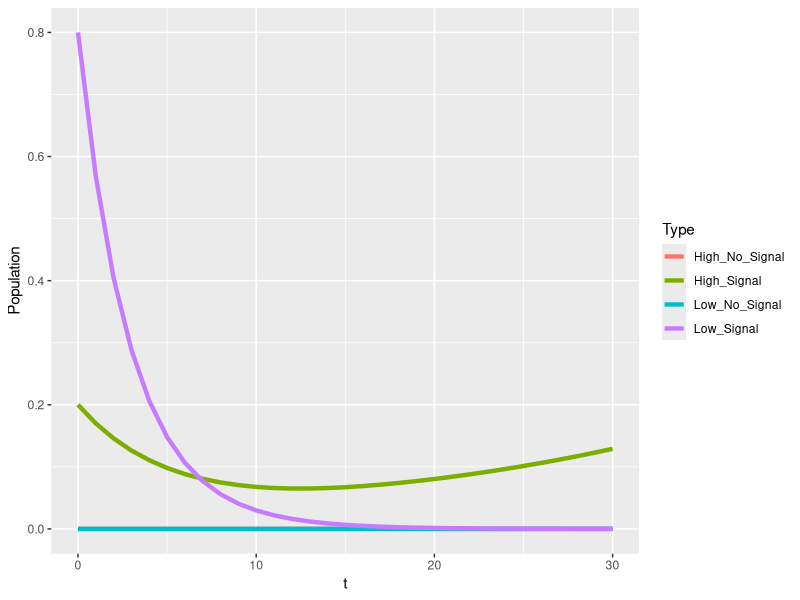
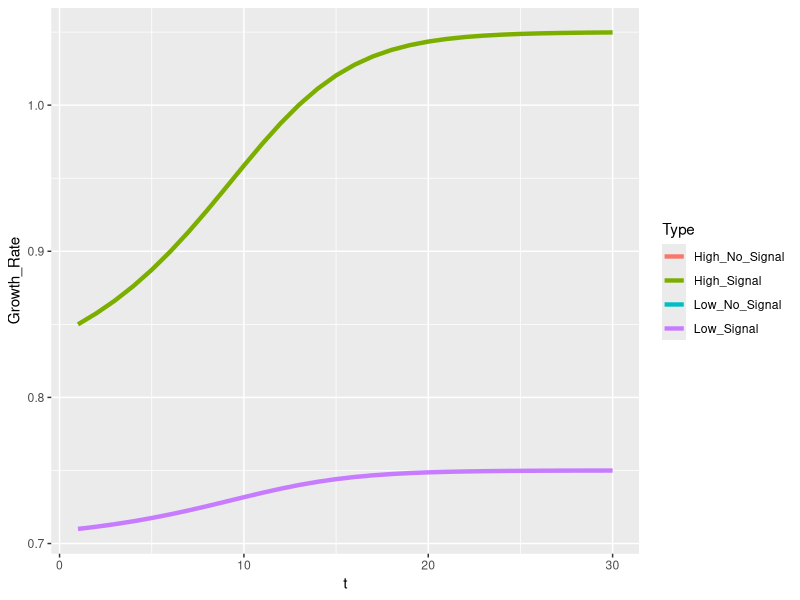
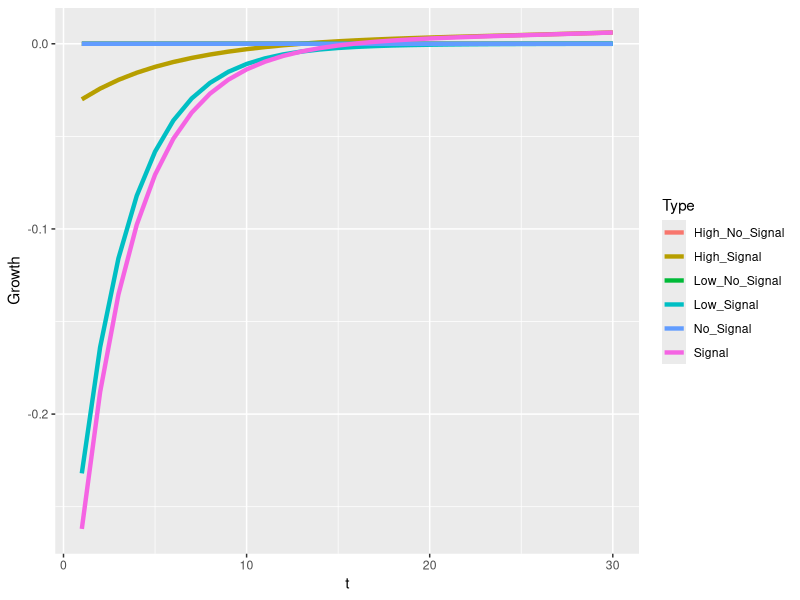
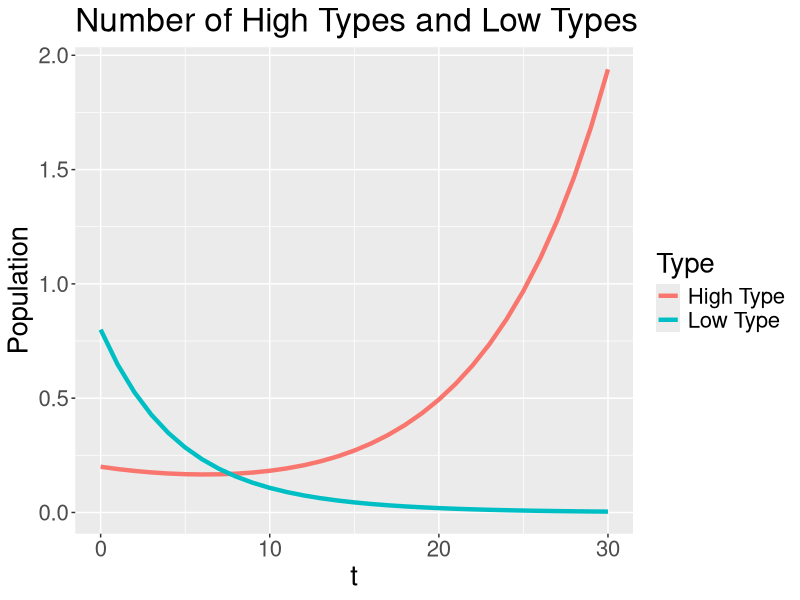
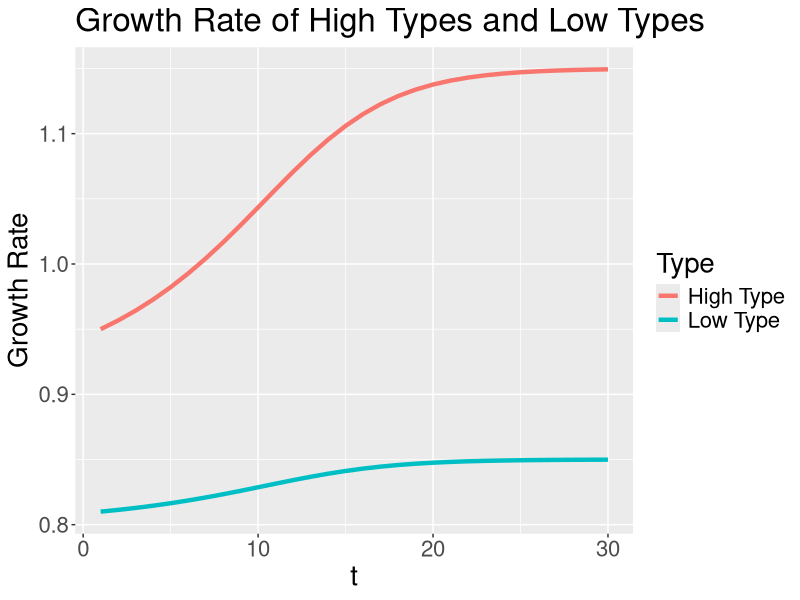
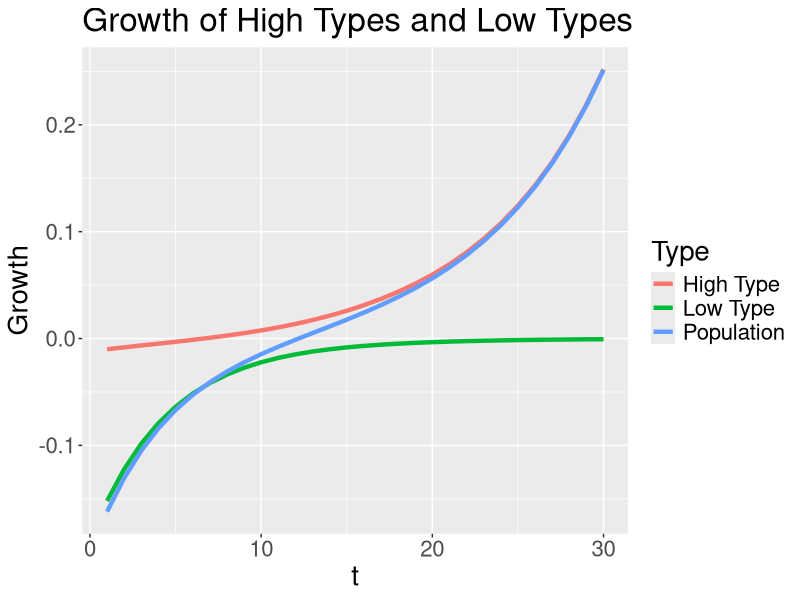
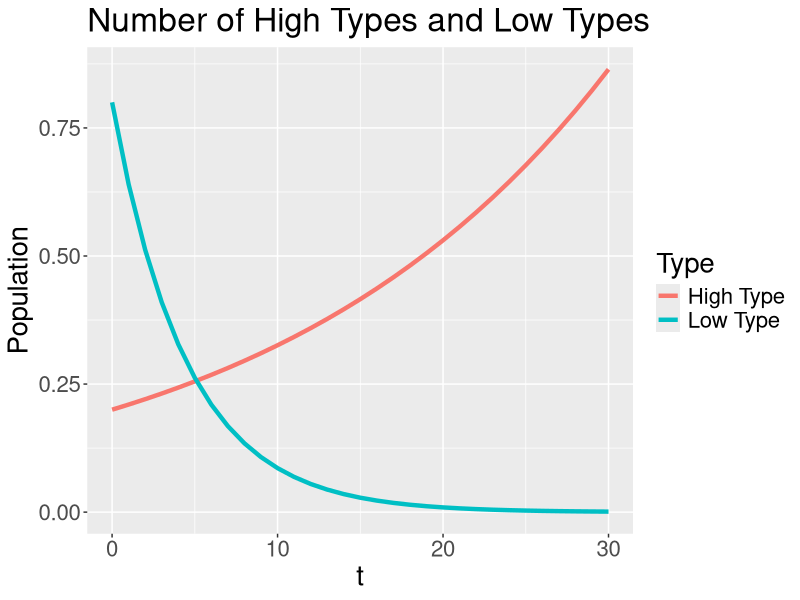
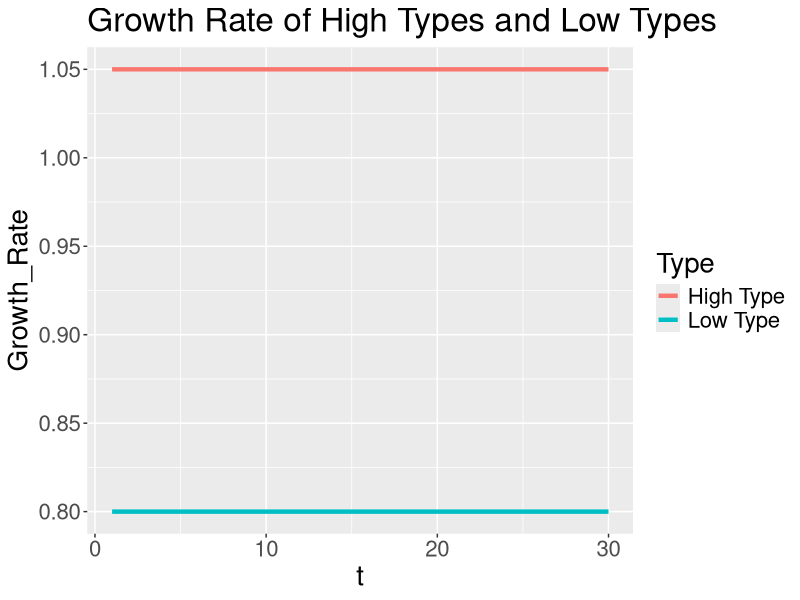

The R script that drew these images, in order: (Note: a time limit stopped this script after it produced the figures.)
library("tidyverse", "shiny", "stringr")

time = 30
vHH =1.15
vHL = .9
vLH = .85
vLL = .8
K = .1
ratio = .2
ratio_l = 1
ratio_h = 1
pop_grow = "Unbounded exponential growth"
#"Fixed population", "Unbounded exponential growth", "Logistic growth to capacity"
join_scenario = "Fight"
#"Fight", "Merge"
start = 20
beta = .2


evo = function(ratio, ratio_h, ratio_l, vHH, vHL, vLH, vLL, K, time, pop_grow){
  H_N = (1-ratio_h)*ratio
  H_S = ratio_h*ratio
  L_N = (1-ratio_l)*(1-ratio)
  L_S = ratio_l*(1-ratio)
  pop = data.frame(H_N,H_S,L_N,L_S)
  SHH = max(vHH - K, 0)
  SHL = max(vHL - K, 0)
  SLH = max(vLH - K, 0)
  SLL = max(vLL - K, 0)
  payoffs = data.frame(vHH,vHL,vLH,vLL,SHH,SHL,SLH,SLL)
  expected_payoffs = data.frame()
  for(i in 1:time){
    H_N = as.numeric(tail(pop,1)[1])
    H_S = as.numeric(tail(pop,1)[2])
    L_N = as.numeric(tail(pop,1)[3])
    L_S = as.numeric(tail(pop,1)[4])
    S_H = if(H_S+L_S>0){
      H_S/(H_S+L_S)} else {0}
    S_L = 1-S_H
    N_H = if(H_N+L_N>0){
      H_N/(H_N+L_N)} else {0}
    N_L = 1-N_H
    H_N_P = H_N*(N_H*as.numeric(payoffs[1])+N_L*as.numeric(payoffs[2]))
    H_S_P = H_S*(S_H*as.numeric(payoffs[5])+S_L*as.numeric(payoffs[6]))
    L_N_P = L_N*(N_H*as.numeric(payoffs[3])+N_L*as.numeric(payoffs[4]))
    L_S_P = L_S*(S_H*as.numeric(payoffs[7])+S_L*as.numeric(payoffs[8]))
    if (pop_grow == "Fixed population"){
      Total_P = H_N_P+H_S_P+L_N_P+L_S_P
      expected_payoffs1 = data.frame(High_No_Signal = H_N_P/(H_N*Total_P), High_Signal = H_S_P/(H_S*Total_P), Low_No_Signal = L_N_P/(L_N*Total_P), Low_Signal = L_S_P/(L_S*Total_P))
      H_N = H_N_P/Total_P
      H_S = H_S_P/Total_P
      L_N = L_N_P/Total_P
      L_S = L_S_P/Total_P
    }
    if (pop_grow == "Unbounded exponential growth") {
      expected_payoffs1 = data.frame(High_No_Signal = H_N_P/H_N, High_Signal = H_S_P/H_S, Low_No_Signal = L_N_P/L_N, Low_Signal = L_S_P/L_S)
      H_N = H_N_P
      H_S = H_S_P
      L_N = L_N_P
      L_S = L_S_P
    }
    pop1 = data.frame(H_N,H_S,L_N,L_S)
    pop = rbind(pop, pop1)
    expected_payoffs = rbind(expected_payoffs, expected_payoffs1)
  }
  
  growth = pop[2:(time+1),]-pop[1:time,]
  growth = growth %>%
    rename(High_No_Signal = H_N,
           High_Signal = H_S,
           Low_No_Signal = L_N,
           Low_Signal = L_S) %>%
    mutate(t = 1:time,
           Signal = High_Signal + Low_Signal,
           No_Signal = High_No_Signal + Low_No_Signal) %>%
    gather("No_Signal", "High_No_Signal", "Low_No_Signal", "Signal", "High_Signal", "Low_Signal", key = Type, value = "Growth")
  
  pop = pop %>%
    rename(High_No_Signal = H_N,
           High_Signal = H_S,
           Low_No_Signal = L_N,
           Low_Signal = L_S) %>%
    mutate(t = 0:time) %>%
    gather("High_No_Signal", "Low_No_Signal", "High_Signal", "Low_Signal", key = Type, value = "Population")
  
  expected_payoffs = expected_payoffs %>%
    mutate(t = 1:time) %>%
    gather("High_No_Signal", "Low_No_Signal", "High_Signal", "Low_Signal", key = Type, value = "Growth_Rate")
  list(pop, expected_payoffs, growth)
}

pop_evo = evo(ratio, ratio_h, ratio_l, vHH, vHL, vLH, vLL, K, time, pop_grow)[[1]]
rate_evo = evo(ratio, ratio_h, ratio_l, vHH, vHL, vLH, vLL, K, time, pop_grow)[[2]]
grow_evo = evo(ratio, ratio_h, ratio_l, vHH, vHL, vLH, vLL, K, time, pop_grow)[[3]]

ggplot(data = pop_evo, aes(x = t, y = Population, color = Type)) +
  geom_line(size = 1.5)

ggplot(data = rate_evo, aes(x = t, y = Growth_Rate, color = Type)) +
  geom_line(size = 1.5)

ggplot(data = grow_evo, aes(x = t, y = Growth, color = Type)) +
  geom_line(size = 1.5)


#make graphs for population evolution with no signaling

pop_evo = evo(ratio, 0, 0, vHH, vHL, vLH, vLL, K, time, pop_grow)[[1]]
rate_evo = evo(ratio, 0, 0, vHH, vHL, vLH, vLL, K, time, pop_grow)[[2]]
grow_evo = evo(ratio, 0, 0, vHH, vHL, vLH, vLL, K, time, pop_grow)[[3]]

pop_evo_NS = rbind(pop_evo[pop_evo$Type=="High_No_Signal",], pop_evo[pop_evo$Type=="Low_No_Signal",])
rate_evo_NS = rbind(rate_evo[rate_evo$Type=="High_No_Signal",], rate_evo[rate_evo$Type=="Low_No_Signal",])
grow_evo_NS = rbind(grow_evo[grow_evo$Type=="No_Signal",], grow_evo[grow_evo$Type=="High_No_Signal",], grow_evo[grow_evo$Type=="Low_No_Signal",])

pop_evo_NS$Type[pop_evo_NS$Type=="High_No_Signal"] = "High Type"
pop_evo_NS$Type[pop_evo_NS$Type=="Low_No_Signal"] = "Low Type"
rate_evo_NS$Type[rate_evo_NS$Type=="High_No_Signal"] = "High Type"
rate_evo_NS$Type[rate_evo_NS$Type=="Low_No_Signal"] = "Low Type"
grow_evo_NS$Type[grow_evo_NS$Type=="High_No_Signal"] = "High Type"
grow_evo_NS$Type[grow_evo_NS$Type=="Low_No_Signal"] = "Low Type"
grow_evo_NS$Type[grow_evo_NS$Type=="No_Signal"] = "Population"

ggplot(data = pop_evo_NS, aes(x = t, y = Population, color = Type)) +
  geom_line(size = 1.5) +
  theme(text = element_text(size = 20)) +
  ggtitle("Number of High Types and Low Types")

ggplot(data = rate_evo_NS, aes(x = t, y = Growth_Rate, color = Type)) +
  geom_line(size = 1.5) +
  theme(text = element_text(size = 20)) +
  labs(y = "Growth Rate") +
  ggtitle("Growth Rate of High Types and Low Types")

ggplot(data = grow_evo_NS, aes(x = t, y = Growth, color = Type)) +
  geom_line(size = 1.5) +
  theme(text = element_text(size = 20)) +
  ggtitle("Growth of High Types and Low Types")

#make graphs for population where only high type signals.

pop_evo = evo(ratio, 1, 0, vHH, vHL, vLH, vLL, K, time, pop_grow)[[1]]
rate_evo = evo(ratio, 1, 0, vHH, vHL, vLH, vLL, K, time, pop_grow)[[2]]
grow_evo = evo(ratio, 1, 0, vHH, vHL, vLH, vLL, K, time, pop_grow)[[3]]

grow_evo = grow_evo %>%
  pivot_wider(names_from = Type, values_from = Growth) %>%
  mutate(Signal = High_Signal+Low_No_Signal) %>%
  pivot_longer(!t, names_to = "Type", values_to = "Growth") %>%
  arrange(Type)

pop_evo_S = rbind(pop_evo[pop_evo$Type=="High_Signal",], pop_evo[pop_evo$Type=="Low_No_Signal",])
rate_evo_S = rbind(rate_evo[rate_evo$Type=="High_Signal",], rate_evo[rate_evo$Type=="Low_No_Signal",])
grow_evo_S = rbind(grow_evo[grow_evo$Type=="Signal",], grow_evo[grow_evo$Type=="High_Signal",], grow_evo[grow_evo$Type=="Low_No_Signal",])

pop_evo_S$Type[pop_evo_S$Type=="High_Signal"] = "High Type"
pop_evo_S$Type[pop_evo_S$Type=="Low_No_Signal"] = "Low Type"
rate_evo_S$Type[rate_evo_S$Type=="High_Signal"] = "High Type"
rate_evo_S$Type[rate_evo_S$Type=="Low_No_Signal"] = "Low Type"
grow_evo_S$Type[grow_evo_S$Type=="High_Signal"] = "High Type"
grow_evo_S$Type[grow_evo_S$Type=="Low_No_Signal"] = "Low Type"
grow_evo_S$Type[grow_evo_S$Type=="Signal"] = "Population"

ggplot(data = pop_evo_S, aes(x = t, y = Population, color = Type)) +
  geom_line(size = 1.5) +
  theme(text = element_text(size = 20)) +
  ggtitle("Number of High Types and Low Types")

ggplot(data = rate_evo_S, aes(x = t, y = Growth_Rate, color = Type)) +
  geom_line(size = 1.5) +
  theme(text = element_text(size = 20)) +
  ggtitle("Growth Rate of High Types and Low Types")

ggplot(data = grow_evo_S, aes(x = t, y = Growth, color = Type)) +
  geom_line(size = 1.5) +
  theme(text = element_text(size = 20)) +
  labs(y = "Growth Rate") +
  ggtitle("Growth of High Types and Low Types")

#make graphs for population evolution where evryone signals

pop_evo = evo(ratio, 1, 1, vHH, vHL, vLH, vLL, K, time, pop_grow)[[1]]
rate_evo = evo(ratio, 1, 1, vHH, vHL, vLH, vLL, K, time, pop_grow)[[2]]
grow_evo = evo(ratio, 1, 1, vHH, vHL, vLH, vLL, K, time, pop_grow)[[3]]

pop_evo_S = rbind(pop_evo[pop_evo$Type=="High_Signal",], pop_evo[pop_evo$Type=="Low_Signal",])
rate_evo_S = rbind(rate_evo[rate_evo$Type=="High_Signal",], rate_evo[rate_evo$Type=="Low_Signal",])
grow_evo_S = rbind(grow_evo[grow_evo$Type=="Signal",], grow_evo[grow_evo$Type=="High_Signal",], grow_evo[grow_evo$Type=="Low_Signal",])

pop_evo_S$Type[pop_evo_S$Type=="High_Signal"] = "High Type"
pop_evo_S$Type[pop_evo_S$Type=="Low_Signal"] = "Low Type"
rate_evo_S$Type[rate_evo_S$Type=="High_Signal"] = "High Type"
rate_evo_S$Type[rate_evo_S$Type=="Low_Signal"] = "Low Type"
grow_evo_S$Type[grow_evo_S$Type=="High_Signal"] = "High Type"
grow_evo_S$Type[grow_evo_S$Type=="Low_Signal"] = "Low Type"
grow_evo_S$Type[grow_evo_S$Type=="Signal"] = "Population"

ggplot(data = pop_evo_NS, aes(x = t, y = Population, color = Type)) +
  geom_line(size = 1.5) +
  theme(text = element_text(size = 20)) +
  ggtitle("Number of High Types and Low Types")

ggplot(data = rate_evo_NS, aes(x = t, y = Growth_Rate, color = Type)) +
  geom_line(size = 1.5) +
  theme(text = element_text(size = 20)) +
  labs(y = "Growth Rate") +
  ggtitle("Growth Rate of High Types and Low Types")

ggplot(data = grow_evo_NS, aes(x = t, y = Growth, color = Type)) +
  geom_line(size = 1.5) +
  theme(text = element_text(size = 20)) +
  ggtitle("Growth of High Types and Low Types")



#function and graph were 1 populion chooses collectively to signal

evo_elect = function(ratio, vHH, vHL, vLH, vLL, K, time){
  SHH = max(vHH - K, 0)
  SHL = max(vHL - K, 0)
  SLH = max(vLH - K, 0)
  SLL = max(vLL - K, 0)
  payoffs = data.frame(vHH,vHL,vLH,vLL,SHH,SHL,SLH,SLL)
  H = ratio
  L = 1-ratio
  vH = H*vHH+L*vHL
  if(SHH>vH){
    S = 1
  } else {
    S = 0
  }
  pop = data.frame(H,L,S)
  for(i in 1:time){
    H = as.numeric(tail(pop,1)[1])
    L = as.numeric(tail(pop,1)[2])
    vH = H*as.numeric(payoffs[1])+L*as.numeric(payoffs[2])
    if(SHH>vH){
      S = 1
      H_P = H*SHH
    } else {
      S = 0
      H_P = H*vH
    }
    L_P = L*((1-S)*(H*vLH+L*vLL)+S*vLL)
    Total_P = H_P+L_P
    H = H_P/Total_P
    L = L_P/Total_P
    pop1 = data.frame(H,L,S)
    pop = rbind(pop, pop1)
  }
  pop = pop %>%
    rename(High_Type = H,
           Low_Type = L,
           Signal = S) %>%
    mutate(t = 0:time) %>%
    gather("High_Type", "Low_Type", key = Type, value = Proportion)
  pop$Signal[pop$Type=="Low_Type"]=0
  pop$Signal = as.factor(pop$Signal)
  pop
}

pop_evo_elect = evo_elect(ratio, vHH, vHL, vLH, vLL, K, time)

pop_evo_electS = pop_evo_elect %>%
  filter(Signal == 1)
pop_evo_electS$Type = "High_Type_Signaling"

ggplot(data = pop_evo_elect, aes(x = t, y = Proportion, color = Type)) +
  geom_line()+
  geom_line(data = pop_evo_electS, aes(x = t, y = Proportion, color = Type))

evo_apart = function(ratio, vHH, vHL, vLH, vLL, K, time, pop_grow){
  H_N = ratio
  H_S = ratio
  L_N = 1-ratio
  L_S = 1-ratio
  pop = data.frame(H_N,H_S,L_N,L_S)
  SHH = max(vHH - K, 0)
  SHL = max(vHL - K, 0)
  SLH = max(vLH - K, 0)
  SLL = max(vLL - K, 0)
  payoffs = data.frame(vHH,vHL,vLH,vLL,SHH,SHL,SLH,SLL)
  expected_payoffs = data.frame()
  group_payoffs = data.frame()
  for(i in 1:time){
    H_N = as.numeric(tail(pop,1)[1])
    H_S = as.numeric(tail(pop,1)[2])
    L_N = as.numeric(tail(pop,1)[3])
    L_S = as.numeric(tail(pop,1)[4])
    S_H = if(H_S+L_S>0){
      H_S/(H_S+L_S)} else {0}
    S_L = 1-S_H
    N_H = if(H_N+L_N>0){
      H_N/(H_N+L_N)} else {0}
    N_L = 1-N_H
    H_N_P = H_N*(N_H*as.numeric(payoffs[1])+N_L*as.numeric(payoffs[2]))
    H_S_P = H_S*(S_H*as.numeric(payoffs[5])+S_L*as.numeric(payoffs[6]))
    L_N_P = L_N*(N_H*as.numeric(payoffs[3])+N_L*as.numeric(payoffs[4]))
    L_S_P = L_S*(S_H*as.numeric(payoffs[7])+S_L*as.numeric(payoffs[8]))
    if (pop_grow == "Fixed population"){
      Total_N_P = H_N_P+L_N_P
      Total_S_P = H_S_P+L_S_P
      expected_payoffs1 = data.frame(High_No_Signal = H_N_P/(H_N*Total_N_P), High_Signal = H_S_P/(H_S*Total_S_P), Low_No_Signal = L_N_P/(L_N*Total_N_P), Low_Signal = L_S_P/(L_S*Total_S_P))
      H_N = H_N_P/Total_N_P
      H_S = H_S_P/Total_S_P
      L_N = L_N_P/Total_N_P
      L_S = L_S_P/Total_S_P
    }
    if (pop_grow == "Unbounded exponential growth") {
      expected_payoffs1 = data.frame(High_No_Signal = H_N_P/H_N, High_Signal = H_S_P/H_S, Low_No_Signal = L_N_P/L_N, Low_Signal = L_S_P/L_S)
      H_N = H_N_P
      H_S = H_S_P
      L_N = L_N_P
      L_S = L_S_P
    }
    pop1 = data.frame(H_N,H_S,L_N,L_S)
    pop = rbind(pop, pop1)
    group_payoffs1 = data.frame(No_Signal = expected_payoffs1[[1]]*N_H + expected_payoffs1[[3]]*N_L, Signal = expected_payoffs1[[2]]*S_H + expected_payoffs1[[4]]*S_L)
    group_payoffs = rbind(group_payoffs, group_payoffs1)
    expected_payoffs = rbind(expected_payoffs, expected_payoffs1)
  }
  growth = pop[2:(time+1),]-pop[1:time,]
  growth = growth %>%
    rename(High_No_Signal = H_N,
           High_Signal = H_S,
           Low_No_Signal = L_N,
           Low_Signal = L_S) %>%
    mutate(t = 1:time,
           Signal = High_Signal + Low_Signal,
           No_Signal = High_No_Signal + Low_No_Signal) %>%
    gather("No_Signal", "High_No_Signal", "Low_No_Signal", "Signal", "High_Signal", "Low_Signal", key = Type, value = "Growth")
  
  pop = pop %>%
    rename(High_No_Signal = H_N,
           High_Signal = H_S,
           Low_No_Signal = L_N,
           Low_Signal = L_S) %>%
    mutate(t = 0:time,
           Signal = High_Signal + Low_Signal,
           No_Signal = High_No_Signal + Low_No_Signal) %>%
    gather("No_Signal", "High_No_Signal", "Low_No_Signal", "Signal", "High_Signal", "Low_Signal", key = Type, value = "Population")
  
  expected_payoffs = cbind(expected_payoffs,group_payoffs)
  expected_payoffs = expected_payoffs %>%
    mutate(t = 1:time) %>%
    gather("No_Signal", "High_No_Signal", "Low_No_Signal", "Signal", "High_Signal", "Low_Signal", key = Type, value = "Growth_Rate")
  list(pop, expected_payoffs, growth)
}

pop_evo_A = evo_apart(ratio, vHH, vHL, vLH, vLL, K, time, pop_grow)[[1]]
rate_evo_A = evo_apart(ratio, vHH, vHL, vLH, vLL, K, time, pop_grow)[[2]]
grow_evo_A = evo_apart(ratio, vHH, vHL, vLH, vLL, K, time, pop_grow)[[3]]

ggplot(data = pop_evo_A, aes(x = t, y = Population, color = Type)) +
  geom_line()

ggplot(data = rate_evo_A, aes(x = t, y = Growth_Rate, color = Type))+
  geom_line()

ggplot(data = grow_evo_A, aes(x = t, y = Growth, color = Type))+
  geom_line()

evo_join = function(ratio, vHH, vHL, vLH, vLL, K, time, pop_grow, join_scenario){
  H_N = ratio
  H_S = ratio
  L_N = 1-ratio
  L_S = 1-ratio
  pop = data.frame(H_N,H_S,L_N,L_S)
  SHH = max(vHH - K, 0)
  SHL = max(vHL - K, 0)
  SLH = max(vLH - K, 0)
  SLL = max(vLL - K, 0)
  payoffs = data.frame(vHH,vHL,vLH,vLL,SHH,SHL,SLH,SLL)
  expected_payoffs = data.frame()
  group_payoffs = data.frame()
  for(i in 1:ceiling(time/2)){
    H_N = as.numeric(tail(pop,1)[1])
    H_S = as.numeric(tail(pop,1)[2])
    L_N = as.numeric(tail(pop,1)[3])
    L_S = as.numeric(tail(pop,1)[4])
    S_H = if(H_S+L_S>0){
      H_S/(H_S+L_S)} else {0}
    S_L = 1-S_H
    N_H = if(H_N+L_N>0){
      H_N/(H_N+L_N)} else {0}
    N_L = 1-N_H
    H_N_P = H_N*(N_H*as.numeric(payoffs[1])+N_L*as.numeric(payoffs[2]))
    H_S_P = H_S*(S_H*as.numeric(payoffs[5])+S_L*as.numeric(payoffs[6]))
    L_N_P = L_N*(N_H*as.numeric(payoffs[3])+N_L*as.numeric(payoffs[4]))
    L_S_P = L_S*(S_H*as.numeric(payoffs[7])+S_L*as.numeric(payoffs[8]))
    if (pop_grow == "Fixed population"){
      Total_N_P = H_N_P+L_N_P
      Total_S_P = H_S_P+L_S_P
      expected_payoffs1 = data.frame(High_No_Signal = H_N_P/(H_N*Total_N_P), High_Signal = H_S_P/(H_S*Total_S_P), Low_No_Signal = L_N_P/(L_N*Total_N_P), Low_Signal = L_S_P/(L_S*Total_S_P))
      H_N = H_N_P/Total_N_P
      H_S = H_S_P/Total_S_P
      L_N = L_N_P/Total_N_P
      L_S = L_S_P/Total_S_P
    }
    if (pop_grow == "Unbounded exponential growth") {
      expected_payoffs1 = data.frame(High_No_Signal = H_N_P/H_N, High_Signal = H_S_P/H_S, Low_No_Signal = L_N_P/L_N, Low_Signal = L_S_P/L_S)
      H_N = H_N_P
      H_S = H_S_P
      L_N = L_N_P
      L_S = L_S_P
    }
    pop1 = data.frame(H_N,H_S,L_N,L_S)
    pop = rbind(pop, pop1)
    group_payoffs1 = data.frame(No_Signal = expected_payoffs1[[1]]*N_H + expected_payoffs1[[3]]*N_L, Signal = expected_payoffs1[[2]]*S_H + expected_payoffs1[[4]]*S_L)
    group_payoffs = rbind(group_payoffs, group_payoffs1)
    expected_payoffs = rbind(expected_payoffs, expected_payoffs1)
  }
  if (join_scenario == "Merge"){
    if (pop_grow == "Fixed population"){
      pop1 = pop1/2
      pop = rbind(pop,pop1)
      group_payoffs1 = group_payoffs1/2
      group_payoffs = rbind(group_payoffs, group_payoffs1)
      expected_payoffs1 = expected_payoffs1/2
      expected_payoffs = rbind(expected_payoffs, expected_payoffs1)
      for(i in (ceiling(time/2)+1):time){
        H_N = as.numeric(tail(pop,1)[1])
        H_S = as.numeric(tail(pop,1)[2])
        L_N = as.numeric(tail(pop,1)[3])
        L_S = as.numeric(tail(pop,1)[4])
        S_H = if(H_S+L_S>0){
          H_S/(H_S+L_S)} else {0}
        S_L = 1-S_H
        N_H = if(H_N+L_N>0){
          H_N/(H_N+L_N)} else {0}
        N_L = 1-N_H
        H_N_P = H_N*(N_H*as.numeric(payoffs[1])+N_L*as.numeric(payoffs[2]))
        H_S_P = H_S*(S_H*as.numeric(payoffs[5])+S_L*as.numeric(payoffs[6]))
        L_N_P = L_N*(N_H*as.numeric(payoffs[3])+N_L*as.numeric(payoffs[4]))
        L_S_P = L_S*(S_H*as.numeric(payoffs[7])+S_L*as.numeric(payoffs[8]))
        Total_P = H_N_P+L_N_P+H_S_P+L_S_P
        expected_payoffs1 = data.frame(High_No_Signal = H_N_P/(H_N*Total_P), High_Signal = H_S_P/(H_S*Total_P), Low_No_Signal = L_N_P/(L_N*Total_P), Low_Signal = L_S_P/(L_S*Total_P))
        H_N = H_N_P/Total_P
        H_S = H_S_P/Total_P
        L_N = L_N_P/Total_P
        L_S = L_S_P/Total_P
        pop1 = data.frame(H_N,H_S,L_N,L_S)
        pop = rbind(pop, pop1)
        group_payoffs1 = data.frame(No_Signal = expected_payoffs1[[1]]*N_H + expected_payoffs1[[3]]*N_L, Signal = expected_payoffs1[[2]]*S_H + expected_payoffs1[[4]]*S_L)
        group_payoffs = rbind(group_payoffs, group_payoffs1)
        expected_payoffs = rbind(expected_payoffs, expected_payoffs1)
      }
    }
    if (pop_grow == "Unbounded exponential growth"){
      pop = rbind(pop,pop1)
      group_payoffs = rbind(group_payoffs, group_payoffs1)
      expected_payoffs = rbind(expected_payoffs, expected_payoffs1)
      for(i in (ceiling(time/2)+1):time){
        H_N = as.numeric(tail(pop,1)[1])
        H_S = as.numeric(tail(pop,1)[2])
        L_N = as.numeric(tail(pop,1)[3])
        L_S = as.numeric(tail(pop,1)[4])
        S_H = if(H_S+L_S>0){
          H_S/(H_S+L_S)} else {0}
        S_L = 1-S_H
        N_H = if(H_N+L_N>0){
          H_N/(H_N+L_N)} else {0}
        N_L = 1-N_H
        H_N_P = H_N*(N_H*as.numeric(payoffs[1])+N_L*as.numeric(payoffs[2]))
        H_S_P = H_S*(S_H*as.numeric(payoffs[5])+S_L*as.numeric(payoffs[6]))
        L_N_P = L_N*(N_H*as.numeric(payoffs[3])+N_L*as.numeric(payoffs[4]))
        L_S_P = L_S*(S_H*as.numeric(payoffs[7])+S_L*as.numeric(payoffs[8]))
        expected_payoffs1 = data.frame(High_No_Signal = H_N_P/H_N, High_Signal = H_S_P/H_S, Low_No_Signal = L_N_P/L_N, Low_Signal = L_S_P/L_S)
        H_N = H_N_P
        H_S = H_S_P
        L_N = L_N_P
        L_S = L_S_P
        pop1 = data.frame(H_N,H_S,L_N,L_S)
        pop = rbind(pop, pop1)
        group_payoffs1 = data.frame(No_Signal = expected_payoffs1[[1]]*N_H + expected_payoffs1[[3]]*N_L, Signal = expected_payoffs1[[2]]*S_H + expected_payoffs1[[4]]*S_L)
        group_payoffs = rbind(group_payoffs, group_payoffs1)
        expected_payoffs = rbind(expected_payoffs, expected_payoffs1)
      }
    }
  }
  if (join_scenario == "Fight"){
    if (pop_grow == "Fixed population"){
      pop1 = pop1/2
      pop = rbind(pop,pop1)
      group_payoffs1 = group_payoffs1/2
      group_payoffs = rbind(group_payoffs, group_payoffs1)
      expected_payoffs1 = expected_payoffs1/2
      expected_payoffs = rbind(expected_payoffs, expected_payoffs1)
      for(i in (ceiling(time/2)+1):time){
        H_N = as.numeric(tail(pop,1)[1])
        H_S = as.numeric(tail(pop,1)[2])
        L_N = as.numeric(tail(pop,1)[3])
        L_S = as.numeric(tail(pop,1)[4])
        #Fight where each kills .5 of other group
        S_D = (H_S+L_S)*.5
        N_D = (H_N+L_N)*.5
        S_H = if(H_S+L_S>0){
          H_S/(H_S+L_S)} else {0}
        S_L = 1-S_H
        N_H = if(H_N+L_N>0){
          H_N/(H_N+L_N)} else {0}
        N_L = 1-N_H
        H_N = max(H_N-S_D*N_H,0)
        H_S = max(H_S-N_D*S_H,0)
        L_N = max(L_N-S_D*N_L,0)
        L_S = max(L_S-N_D*S_L,0)
        #Reproduce
        S_H = if(H_S+L_S>0){
          H_S/(H_S+L_S)} else {0}
        S_L = 1-S_H
        N_H = if(H_N+L_N>0){
          H_N/(H_N+L_N)} else {0}
        N_L = 1-N_H
        H_N_P = H_N*(N_H*as.numeric(payoffs[1])+N_L*as.numeric(payoffs[2]))
        H_S_P = H_S*(S_H*as.numeric(payoffs[5])+S_L*as.numeric(payoffs[6]))
        L_N_P = L_N*(N_H*as.numeric(payoffs[3])+N_L*as.numeric(payoffs[4]))
        L_S_P = L_S*(S_H*as.numeric(payoffs[7])+S_L*as.numeric(payoffs[8]))
        Total_P = H_N_P+L_N_P+H_S_P+L_S_P
        expected_payoffs1 = data.frame(High_No_Signal = H_N_P/(H_N*Total_P), High_Signal = H_S_P/(H_S*Total_P), Low_No_Signal = L_N_P/(L_N*Total_P), Low_Signal = L_S_P/(L_S*Total_P))
        H_N = H_N_P/Total_P
        H_S = H_S_P/Total_P
        L_N = L_N_P/Total_P
        L_S = L_S_P/Total_P
        pop1 = data.frame(H_N,H_S,L_N,L_S)
        pop = rbind(pop, pop1)
        group_payoffs1 = data.frame(No_Signal = expected_payoffs1[[1]]*N_H + expected_payoffs1[[3]]*N_L, Signal = expected_payoffs1[[2]]*S_H + expected_payoffs1[[4]]*S_L)
        group_payoffs = rbind(group_payoffs, group_payoffs1)
        expected_payoffs = rbind(expected_payoffs, expected_payoffs1)
      }
    }
    if (pop_grow == "Unbounded exponential growth"){
      pop = rbind(pop,pop1)
      group_payoffs = rbind(group_payoffs, group_payoffs1)
      expected_payoffs = rbind(expected_payoffs, expected_payoffs1)
      for(i in (ceiling(time/2)+1):time){
        H_N = as.numeric(tail(pop,1)[1])
        H_S = as.numeric(tail(pop,1)[2])
        L_N = as.numeric(tail(pop,1)[3])
        L_S = as.numeric(tail(pop,1)[4])
        #Fight where each kills .5 of other group
        S_D = (H_S+L_S)*.5
        N_D = (H_N+L_N)*.5
        S_H = if(H_S+L_S>0){
          H_S/(H_S+L_S)} else {0}
        S_L = 1-S_H
        N_H = if(H_N+L_N>0){
          H_N/(H_N+L_N)} else {0}
        N_L = 1-N_H
        H_N = max(H_N-S_D*N_H,0)
        H_S = max(H_S-N_D*S_H,0)
        L_N = max(L_N-S_D*N_L,0)
        L_S = max(L_S-N_D*S_L,0)
        #Reproduce
        S_H = if(H_S+L_S>0){
          H_S/(H_S+L_S)} else {0}
        S_L = 1-S_H
        N_H = if(H_N+L_N>0){
          H_N/(H_N+L_N)} else {0}
        N_L = 1-N_H
        H_N_P = H_N*(N_H*as.numeric(payoffs[1])+N_L*as.numeric(payoffs[2]))
        H_S_P = H_S*(S_H*as.numeric(payoffs[5])+S_L*as.numeric(payoffs[6]))
        L_N_P = L_N*(N_H*as.numeric(payoffs[3])+N_L*as.numeric(payoffs[4]))
        L_S_P = L_S*(S_H*as.numeric(payoffs[7])+S_L*as.numeric(payoffs[8]))
        expected_payoffs1 = data.frame(High_No_Signal = H_N_P/H_N, High_Signal = H_S_P/H_S, Low_No_Signal = L_N_P/L_N, Low_Signal = L_S_P/L_S)
        H_N = H_N_P
        H_S = H_S_P
        L_N = L_N_P
        L_S = L_S_P
        pop1 = data.frame(H_N,H_S,L_N,L_S)
        pop = rbind(pop, pop1)
        group_payoffs1 = data.frame(No_Signal = expected_payoffs1[[1]]*N_H + expected_payoffs1[[3]]*N_L, Signal = expected_payoffs1[[2]]*S_H + expected_payoffs1[[4]]*S_L)
        group_payoffs = rbind(group_payoffs, group_payoffs1)
        expected_payoffs = rbind(expected_payoffs, expected_payoffs1)
      }
    }
  }
  growth = pop[2:(time+2),]-pop[1:(time+1),]
  growth[ceiling(time/2)+1,]=NA
  growth = growth %>%
    rename(High_No_Signal = H_N,
           High_Signal = H_S,
           Low_No_Signal = L_N,
           Low_Signal = L_S) %>%
    mutate(t = 1:(time+1),
           Signal = High_Signal + Low_Signal,
           No_Signal = High_No_Signal + Low_No_Signal) %>%
    gather("No_Signal", "High_No_Signal", "Low_No_Signal", "Signal", "High_Signal", "Low_Signal", key = Type, value = "Growth")
  
  pop = pop %>%
    rename(High_No_Signal = H_N,
           High_Signal = H_S,
           Low_No_Signal = L_N,
           Low_Signal = L_S) %>%
    mutate(t = 0:(time+1),
           Signal = High_Signal + Low_Signal,
           No_Signal = High_No_Signal + Low_No_Signal) %>%
    gather("No_Signal", "High_No_Signal", "Low_No_Signal", "Signal", "High_Signal", "Low_Signal", key = Type, value = "Population")
  
  expected_payoffs = cbind(expected_payoffs,group_payoffs)
  expected_payoffs[ceiling(time/2)+1,]=NA
  expected_payoffs = expected_payoffs %>%
    mutate(t = 1:(time+1)) %>%
    gather("No_Signal", "High_No_Signal", "Low_No_Signal", "Signal", "High_Signal", "Low_Signal", key = Type, value = "Growth_Rate")
  list(pop, expected_payoffs, growth)
}

test=evo_join(ratio, vHH, vHL, vLH, vLL, K, time, pop_grow, join_scenario)


ggplot(data = test[[1]], aes(x = t, y = Population, color = Type)) +
  geom_line()+
  geom_vline(xintercept = ceiling(time/2))+
  geom_vline(xintercept = ceiling(time/2)+1)

ggplot(data = test[[2]], aes(x = t, y = Growth_Rate, color = Type)) +
  geom_line()+
  geom_vline(xintercept = ceiling(time/2))+
  geom_vline(xintercept = ceiling(time/2)+2)

ggplot(data = test[[3]], aes(x = t, y = Growth, color = Type)) +
  geom_line()+
  geom_vline(xintercept = ceiling(time/2))+
  geom_vline(xintercept = ceiling(time/2)+2)

evo_apart_high = function(ratio, vHH, vHL, vLH, vLL, K, time, pop_grow){
  H_N = ratio
  H_S = ratio
  L_N = 1-ratio
  L_S = 1-ratio
  pop = data.frame(H_N,H_S,L_N,L_S)
  SHH = max(vHH - K, 0)
  SHL = max(vHL - K, 0)
  SLH = max(vLH - K, 0)
  SLL = max(vLL - K, 0)
  payoffs = data.frame(vHH,vHL,vLH,vLL,SHH,SHL,SLH,SLL)
  expected_payoffs = data.frame()
  group_payoffs = data.frame()
  for(i in 1:time){
    H_N = as.numeric(tail(pop,1)[1])
    H_S = as.numeric(tail(pop,1)[2])
    L_N = as.numeric(tail(pop,1)[3])
    L_S = as.numeric(tail(pop,1)[4])
    S_H = if(H_S+L_S>0){
      H_S/(H_S+L_S)} else {0}
    S_L = 1-S_H
    N_H = if(H_N+L_N>0){
      H_N/(H_N+L_N)} else {0}
    N_L = 1-N_H
    H_N_P = H_N*(N_H*as.numeric(payoffs[1])+N_L*as.numeric(payoffs[2]))
    H_S_P = SHH*H_S
    L_N_P = L_N*(N_H*as.numeric(payoffs[3])+N_L*as.numeric(payoffs[4]))
    L_S_P = vLL*L_S
    if (pop_grow == "Fixed population"){
      Total_N_P = H_N_P+L_N_P
      Total_S_P = H_S_P+L_S_P
      expected_payoffs1 = data.frame(High_No_Signal = H_N_P/(H_N*Total_N_P), High_Signal = H_S_P/(H_S*Total_S_P), Low_No_Signal = L_N_P/(L_N*Total_N_P), Low_Signal = L_S_P/(L_S*Total_S_P))
      H_N = H_N_P/Total_N_P
      H_S = H_S_P/Total_S_P
      L_N = L_N_P/Total_N_P
      L_S = L_S_P/Total_S_P
    }
    if (pop_grow == "Unbounded exponential growth") {
      expected_payoffs1 = data.frame(High_No_Signal = H_N_P/H_N, High_Signal = H_S_P/H_S, Low_No_Signal = L_N_P/L_N, Low_Signal = L_S_P/L_S)
      H_N = H_N_P
      H_S = H_S_P
      L_N = L_N_P
      L_S = L_S_P
    }
    pop1 = data.frame(H_N,H_S,L_N,L_S)
    pop = rbind(pop, pop1)
    group_payoffs1 = data.frame(No_Signal = expected_payoffs1[[1]]*N_H + expected_payoffs1[[3]]*N_L, Signal = expected_payoffs1[[2]]*S_H + expected_payoffs1[[4]]*S_L)
    group_payoffs = rbind(group_payoffs, group_payoffs1)
    expected_payoffs = rbind(expected_payoffs, expected_payoffs1)
  }
  growth = pop[2:(time+1),]-pop[1:time,]
  growth = growth %>%
    rename(High_No_Signal = H_N,
           High_Signal = H_S,
           Low_No_Signal = L_N,
           Low_Signal = L_S) %>%
    mutate(t = 1:time,
           Signal = High_Signal + Low_Signal,
           No_Signal = High_No_Signal + Low_No_Signal) %>%
    gather("No_Signal", "High_No_Signal", "Low_No_Signal", "Signal", "High_Signal", "Low_Signal", key = Type, value = "Growth")
  
  pop = pop %>%
    rename(High_No_Signal = H_N,
           High_Signal = H_S,
           Low_No_Signal = L_N,
           Low_Signal = L_S) %>%
    mutate(t = 0:time,
           Signal = High_Signal + Low_Signal,
           No_Signal = High_No_Signal + Low_No_Signal) %>%
    gather("No_Signal", "High_No_Signal", "Low_No_Signal", "Signal", "High_Signal", "Low_Signal", key = Type, value = "Population")
  
  expected_payoffs = cbind(expected_payoffs,group_payoffs)
  expected_payoffs = expected_payoffs %>%
    mutate(t = 1:time) %>%
    gather("No_Signal", "High_No_Signal", "Low_No_Signal", "Signal", "High_Signal", "Low_Signal", key = Type, value = "Growth_Rate")
  list(pop, expected_payoffs, growth)
}

pop_evo_A_H = evo_apart_high(ratio, vHH, vHL, vLH, vLL, K, time,pop_grow)[[1]]
rate_evo_A_H = evo_apart_high(ratio, vHH, vHL, vLH, vLL, K, time, pop_grow)[[2]]
grow_evo_A_H = evo_apart_high(ratio, vHH, vHL, vLH, vLL, K, time, pop_grow)[[3]]

ggplot(data = pop_evo_A_H, aes(x = t, y = Population, color = Type)) +
  geom_line()

ggplot(data = rate_evo_A_H, aes(x = t, y = Growth_Rate, color = Type))+
  geom_line()

ggplot(data = grow_evo_A_H, aes(x = t, y = Growth, color = Type))+
  geom_line()

evo_join_high = function(ratio, vHH, vHL, vLH, vLL, K, time, pop_grow, join_scenario, beta, start){
  H_N = ratio
  H_S = ratio
  L_N = 1-ratio
  L_S = 1-ratio
  pop = data.frame(H_N,H_S,L_N,L_S)
  SHH = max(vHH - K, 0)
  SHL = max(vHL - K, 0)
  SLH = max(vLH - K, 0)
  SLL = max(vLL - K, 0)
  payoffs = data.frame(vHH,vHL,vLH,vLL,SHH,SHL,SLH,SLL)
  expected_payoffs = data.frame()
  group_payoffs = data.frame()
  if (start != 1){
    for(i in 1:(start-1)){
      H_N = as.numeric(tail(pop,1)[1])
      H_S = as.numeric(tail(pop,1)[2])
      L_N = as.numeric(tail(pop,1)[3])
      L_S = as.numeric(tail(pop,1)[4])
      S_H = if(H_S+L_S>0){
        H_S/(H_S+L_S)} else {0}
      S_L = 1-S_H
      N_H = if(H_N+L_N>0){
        H_N/(H_N+L_N)} else {0}
      N_L = 1-N_H
      H_N_P = H_N*(N_H*as.numeric(payoffs[1])+N_L*as.numeric(payoffs[2]))
      H_S_P = SHH*H_S
      L_N_P = L_N*(N_H*as.numeric(payoffs[3])+N_L*as.numeric(payoffs[4]))
      L_S_P = vLL*L_S
      if (pop_grow == "Fixed population"){
        Total_N_P = H_N_P+L_N_P
        Total_S_P = H_S_P+L_S_P
        expected_payoffs1 = data.frame(High_No_Signal = H_N_P/(H_N*Total_N_P), High_Signal = H_S_P/(H_S*Total_S_P), Low_No_Signal = L_N_P/(L_N*Total_N_P), Low_Signal = L_S_P/(L_S*Total_S_P))
        H_N = H_N_P/Total_N_P
        H_S = H_S_P/Total_S_P
        L_N = L_N_P/Total_N_P
        L_S = L_S_P/Total_S_P
      }
      if (pop_grow == "Unbounded exponential growth") {
        expected_payoffs1 = data.frame(High_No_Signal = H_N_P/H_N, High_Signal = H_S_P/H_S, Low_No_Signal = L_N_P/L_N, Low_Signal = L_S_P/L_S)
        H_N = H_N_P
        H_S = H_S_P
        L_N = L_N_P
        L_S = L_S_P
      }
      pop1 = data.frame(H_N,H_S,L_N,L_S)
      pop = rbind(pop, pop1)
      group_payoffs1 = data.frame(No_Signal = expected_payoffs1[[1]]*N_H + expected_payoffs1[[3]]*N_L, Signal = expected_payoffs1[[2]]*S_H + expected_payoffs1[[4]]*S_L)
      group_payoffs = rbind(group_payoffs, group_payoffs1)
      expected_payoffs = rbind(expected_payoffs, expected_payoffs1)
    }
  }
  if (join_scenario == "Merge"){
    if (pop_grow == "Fixed population"){
      for(i in start:time){
        H_N = as.numeric(tail(pop,1)[1])
        H_S = as.numeric(tail(pop,1)[2])
        L_N = as.numeric(tail(pop,1)[3])
        L_S = as.numeric(tail(pop,1)[4])
        S_H = if(H_S+L_S>0){
          H_S/(H_S+L_S)} else {0}
        S_L = 1-S_H
        N_H = if(H_N+L_N>0){
          H_N/(H_N+L_N)} else {0}
        N_L = 1-N_H
        H_N_P = H_N*(N_H*as.numeric(payoffs[1])+N_L*as.numeric(payoffs[2]))
        H_S_P = H_S*SHH
        L_N_P = L_N*(N_H*as.numeric(payoffs[3])+N_L*as.numeric(payoffs[4]))
        L_S_P = L_S*vLL
        Total_P = H_N_P+L_N_P+H_S_P+L_S_P
        expected_payoffs1 = data.frame(High_No_Signal = H_N_P/(H_N*Total_P), High_Signal = H_S_P/(H_S*Total_P), Low_No_Signal = L_N_P/(L_N*Total_P), Low_Signal = L_S_P/(L_S*Total_P))
        H_N = H_N_P/Total_P
        H_S = H_S_P/Total_P
        L_N = L_N_P/Total_P
        L_S = L_S_P/Total_P
        pop1 = data.frame(H_N,H_S,L_N,L_S)
        pop = rbind(pop, pop1)
        group_payoffs1 = data.frame(No_Signal = expected_payoffs1[[1]]*N_H + expected_payoffs1[[3]]*N_L, Signal = expected_payoffs1[[2]]*S_H + expected_payoffs1[[4]]*S_L)
        group_payoffs = rbind(group_payoffs, group_payoffs1)
        expected_payoffs = rbind(expected_payoffs, expected_payoffs1)
      }
    }
    if (pop_grow == "Unbounded exponential growth"){
      for(i in start:time){
        H_N = as.numeric(tail(pop,1)[1])
        H_S = as.numeric(tail(pop,1)[2])
        L_N = as.numeric(tail(pop,1)[3])
        L_S = as.numeric(tail(pop,1)[4])
        S_H = if(H_S+L_S>0){
          H_S/(H_S+L_S)} else {0}
        S_L = 1-S_H
        N_H = if(H_N+L_N>0){
          H_N/(H_N+L_N)} else {0}
        N_L = 1-N_H
        H_N_P = H_N*(N_H*as.numeric(payoffs[1])+N_L*as.numeric(payoffs[2]))
        H_S_P = H_S*SHH
        L_N_P = L_N*(N_H*as.numeric(payoffs[3])+N_L*as.numeric(payoffs[4]))
        L_S_P = L_S*vLL
        expected_payoffs1 = data.frame(High_No_Signal = H_N_P/H_N, High_Signal = H_S_P/H_S, Low_No_Signal = L_N_P/L_N, Low_Signal = L_S_P/L_S)
        H_N = H_N_P
        H_S = H_S_P
        L_N = L_N_P
        L_S = L_S_P
        pop1 = data.frame(H_N,H_S,L_N,L_S)
        pop = rbind(pop, pop1)
        group_payoffs1 = data.frame(No_Signal = expected_payoffs1[[1]]*N_H + expected_payoffs1[[3]]*N_L, Signal = expected_payoffs1[[2]]*S_H + expected_payoffs1[[4]]*S_L)
        group_payoffs = rbind(group_payoffs, group_payoffs1)
        expected_payoffs = rbind(expected_payoffs, expected_payoffs1)
      }
    }
  }
  if (join_scenario == "Fight"){
    if (pop_grow == "Fixed population"){
      for(i in start:time){
        H_N = as.numeric(tail(pop,1)[1])
        H_S = as.numeric(tail(pop,1)[2])
        L_N = as.numeric(tail(pop,1)[3])
        L_S = as.numeric(tail(pop,1)[4])
        #Fight where each kills beta of other group
        S_D = (H_S+L_S)*beta
        N_D = (H_N+L_N)*beta
        S_H = if(H_S+L_S>0){
          H_S/(H_S+L_S)} else {0}
        S_L = 1-S_H
        N_H = if(H_N+L_N>0){
          H_N/(H_N+L_N)} else {0}
        N_L = 1-N_H
        H_N = max(H_N-S_D*N_H,0)
        H_S = max(H_S-N_D*S_H,0)
        L_N = max(L_N-S_D*N_L,0)
        L_S = max(L_S-N_D*S_L,0)
        #Reproduce
        S_H = if(H_S+L_S>0){
          H_S/(H_S+L_S)} else {0}
        S_L = 1-S_H
        N_H = if(H_N+L_N>0){
          H_N/(H_N+L_N)} else {0}
        N_L = 1-N_H
        H_N_P = H_N*(N_H*as.numeric(payoffs[1])+N_L*as.numeric(payoffs[2]))
        H_S_P = H_S*SHH
        L_N_P = L_N*(N_H*as.numeric(payoffs[3])+N_L*as.numeric(payoffs[4]))
        L_S_P = L_S*vLL
        Total_P = H_N_P+L_N_P+H_S_P+L_S_P
        expected_payoffs1 = data.frame(High_No_Signal = H_N_P/(H_N*Total_P), High_Signal = H_S_P/(H_S*Total_P), Low_No_Signal = L_N_P/(L_N*Total_P), Low_Signal = L_S_P/(L_S*Total_P))
        H_N = H_N_P/Total_P
        H_S = H_S_P/Total_P
        L_N = L_N_P/Total_P
        L_S = L_S_P/Total_P
        pop1 = data.frame(H_N,H_S,L_N,L_S)
        pop = rbind(pop, pop1)
        group_payoffs1 = data.frame(No_Signal = expected_payoffs1[[1]]*N_H + expected_payoffs1[[3]]*N_L, Signal = expected_payoffs1[[2]]*S_H + expected_payoffs1[[4]]*S_L)
        group_payoffs = rbind(group_payoffs, group_payoffs1)
        expected_payoffs = rbind(expected_payoffs, expected_payoffs1)
      }
    }
    if (pop_grow == "Unbounded exponential growth"){
      for(i in start:time){
        H_N = as.numeric(tail(pop,1)[1])
        H_S = as.numeric(tail(pop,1)[2])
        L_N = as.numeric(tail(pop,1)[3])
        L_S = as.numeric(tail(pop,1)[4])
        #Fight where each kills beta of other group
        S_D = (H_S+L_S)*beta
        N_D = (H_N+L_N)*beta
        S_H = if(H_S+L_S>0){
          H_S/(H_S+L_S)} else {0}
        S_L = 1-S_H
        N_H = if(H_N+L_N>0){
          H_N/(H_N+L_N)} else {0}
        N_L = 1-N_H
        H_N = max(H_N-S_D*N_H,0)
        H_S = max(H_S-N_D*S_H,0)
        L_N = max(L_N-S_D*N_L,0)
        L_S = max(L_S-N_D*S_L,0)
        #Reproduce
        S_H = if(H_S+L_S>0){
          H_S/(H_S+L_S)} else {0}
        S_L = 1-S_H
        N_H = if(H_N+L_N>0){
          H_N/(H_N+L_N)} else {0}
        N_L = 1-N_H
        H_N_P = H_N*(N_H*as.numeric(payoffs[1])+N_L*as.numeric(payoffs[2]))
        H_S_P = H_S*SHH
        L_N_P = L_N*(N_H*as.numeric(payoffs[3])+N_L*as.numeric(payoffs[4]))
        L_S_P = L_S*vLL
        expected_payoffs1 = data.frame(High_No_Signal = H_N_P/H_N, High_Signal = H_S_P/H_S, Low_No_Signal = L_N_P/L_N, Low_Signal = L_S_P/L_S)
        H_N = H_N_P
        H_S = H_S_P
        L_N = L_N_P
        L_S = L_S_P
        pop1 = data.frame(H_N,H_S,L_N,L_S)
        pop = rbind(pop, pop1)
        group_payoffs1 = data.frame(No_Signal = expected_payoffs1[[1]]*N_H + expected_payoffs1[[3]]*N_L, Signal = expected_payoffs1[[2]]*S_H + expected_payoffs1[[4]]*S_L)
        group_payoffs = rbind(group_payoffs, group_payoffs1)
        expected_payoffs = rbind(expected_payoffs, expected_payoffs1)
      }
    }
  }
  growth = pop[2:(time+1),]-pop[1:(time),]
  growth = growth %>%
    rename(High_No_Signal = H_N,
           High_Signal = H_S,
           Low_No_Signal = L_N,
           Low_Signal = L_S) %>%
    mutate(t = 1:time,
           Signal = High_Signal + Low_Signal,
           No_Signal = High_No_Signal + Low_No_Signal) %>%
    gather("No_Signal", "High_No_Signal", "Low_No_Signal", "Signal", "High_Signal", "Low_Signal", key = Type, value = "Growth")
  
  pop = pop %>%
    rename(High_No_Signal = H_N,
           High_Signal = H_S,
           Low_No_Signal = L_N,
           Low_Signal = L_S) %>%
    mutate(t = 0:time,
           Signal = High_Signal + Low_Signal,
           No_Signal = High_No_Signal + Low_No_Signal) %>%
    gather("No_Signal", "High_No_Signal", "Low_No_Signal", "Signal", "High_Signal", "Low_Signal", key = Type, value = "Population")
  
  expected_payoffs = cbind(expected_payoffs,group_payoffs)
  expected_payoffs = expected_payoffs %>%
    mutate(t = 1:time) %>%
    gather("No_Signal", "High_No_Signal", "Low_No_Signal", "Signal", "High_Signal", "Low_Signal", key = Type, value = "Growth_Rate")
  list(pop, expected_payoffs, growth)
}

test=evo_join_high(ratio, vHH, vHL, vLH, vLL, K, time, pop_grow, join_scenario, beta, start)


ggplot(data = test[[1]], aes(x = t, y = Population, color = Type)) +
  geom_line()+
  geom_vline(xintercept = ceiling(start))

ggplot(data = test[[2]], aes(x = t, y = Growth_Rate, color = Type)) +
  geom_line()+
  geom_vline(xintercept = ceiling(start))

ggplot(data = test[[3]], aes(x = t, y = Growth, color = Type)) +
  geom_line()+
  geom_vline(xintercept = ceiling(start))

regions = function(ratio, vHH, vHL, vLH, vLL, K, time, pop_grow, beta, start){
  #create a few graphs showing which group will survive the competition under different paramaters
  Klow = round(max(vLH-vLL,0),2)
  Khigh = round(vHH-vHL,2)
  Krange = seq(from = Klow, to = Khigh, by = .01)
  startrange = seq(from = 1, to = time, by = 1)
  betarange = seq(from = .01, to = 1, by = .01)
  SKregion = tibble(start = rep(startrange, length(Krange)), K = rep(Krange, each = length(startrange)), result = "")
  BKregion = tibble(beta = rep(betarange, length(Krange)), K = rep(Krange, each = length(betarange)), result = "")
  SBregion = tibble(start = rep(startrange, length(betarange)), beta = rep(betarange, each = length(startrange)), result = "")
  for(Kvar in Krange){
    #KSregion and BKregion first
    j = match(Kvar,Krange)
    H_N = ratio
    H_S = ratio
    L_N = 1-ratio
    L_S = 1-ratio
    pop = data.frame(H_N,H_S,L_N,L_S)
    SHH = max(vHH - Kvar, 0)
    SHL = max(vHL - Kvar, 0)
    SLH = max(vLH - Kvar, 0)
    SLL = max(vLL - Kvar, 0)
    payoffs = data.frame(vHH,vHL,vLH,vLL,SHH,SHL,SLH,SLL)
    if (time != 1){
      for(i in 1:(time-1)){
        H_N = as.numeric(tail(pop,1)[1])
        H_S = as.numeric(tail(pop,1)[2])
        L_N = as.numeric(tail(pop,1)[3])
        L_S = as.numeric(tail(pop,1)[4])
        S_H = if(H_S+L_S>0){
          H_S/(H_S+L_S)} else {0}
        S_L = 1-S_H
        N_H = if(H_N+L_N>0){
          H_N/(H_N+L_N)} else {0}
        N_L = 1-N_H
        H_N_P = H_N*(N_H*as.numeric(payoffs[1])+N_L*as.numeric(payoffs[2]))
        H_S_P = SHH*H_S
        L_N_P = L_N*(N_H*as.numeric(payoffs[3])+N_L*as.numeric(payoffs[4]))
        L_S_P = vLL*L_S
        if (pop_grow == "Fixed population"){
          Total_N_P = H_N_P+L_N_P
          Total_S_P = H_S_P+L_S_P
          H_N = H_N_P/Total_N_P
          H_S = H_S_P/Total_S_P
          L_N = L_N_P/Total_N_P
          L_S = L_S_P/Total_S_P
        }
        if (pop_grow == "Unbounded exponential growth") {
          H_N = H_N_P
          H_S = H_S_P
          L_N = L_N_P
          L_S = L_S_P
        }
        pop1 = data.frame(H_N,H_S,L_N,L_S)
        pop = rbind(pop, pop1)
      }
    }
    for(startvar in startrange){
      #SKregion
      i = match(startvar,startrange)
      popstart = pop[startvar,]
      stop = 0
      while(stop == 0){
        if (pop_grow == "Fixed population"){
          H_N = as.numeric(tail(popstart,1)[1])
          H_S = as.numeric(tail(popstart,1)[2])
          L_N = as.numeric(tail(popstart,1)[3])
          L_S = as.numeric(tail(popstart,1)[4])
          #Fight where each kills beta of other group
          S_D = (H_S+L_S)*beta
          N_D = (H_N+L_N)*beta
          if((H_S+L_S)<=N_D){
            if((H_N+L_N)<=S_D & S_D>N_D){
              #tiebreak goes to N
              SKregion$result[(j-1)*length(startrange)+i] = "S"
              stop = 1
            } else {
              SKregion$result[(j-1)*length(startrange)+i] = "N"
              stop = 1
            }
          }
          if((H_N+L_N)<=S_D){
            SKregion$result[(j-1)*length(startrange)+i] = "S"
            stop = 1
          }
          S_H = if(H_S+L_S>0){
            H_S/(H_S+L_S)} else {0}
          S_L = 1-S_H
          N_H = if(H_N+L_N>0){
            H_N/(H_N+L_N)} else {0}
          N_L = 1-N_H
          H_N = max(H_N-S_D*N_H,0)
          H_S = max(H_S-N_D*S_H,0)
          L_N = max(L_N-S_D*N_L,0)
          L_S = max(L_S-N_D*S_L,0)
          #Reproduce
          S_H = if(H_S+L_S>0){
            H_S/(H_S+L_S)} else {0}
          S_L = 1-S_H
          N_H = if(H_N+L_N>0){
            H_N/(H_N+L_N)} else {0}
          N_L = 1-N_H
          H_N_P = H_N*(N_H*as.numeric(payoffs[1])+N_L*as.numeric(payoffs[2]))
          H_S_P = H_S*SHH
          L_N_P = L_N*(N_H*as.numeric(payoffs[3])+N_L*as.numeric(payoffs[4]))
          L_S_P = L_S*vLL
          Total_P = H_N_P+L_N_P+H_S_P+L_S_P
          H_N = H_N_P/Total_P
          H_S = H_S_P/Total_P
          L_N = L_N_P/Total_P
          L_S = L_S_P/Total_P
          popstart1 = data.frame(H_N,H_S,L_N,L_S)
          popstart = rbind(popstart, popstart1)
        }
        if (pop_grow == "Unbounded exponential growth"){
          H_N = as.numeric(tail(popstart,1)[1])
          H_S = as.numeric(tail(popstart,1)[2])
          L_N = as.numeric(tail(popstart,1)[3])
          L_S = as.numeric(tail(popstart,1)[4])
          #Fight where each kills beta of other group
          S_D = (H_S+L_S)*beta
          N_D = (H_N+L_N)*beta
          if((H_S+L_S)<=N_D){
            if((H_N+L_N)<=S_D & S_D>N_D){
              #tiebreak goes to N
              SKregion$result[(j-1)*length(startrange)+i] = "S"
              stop = 1
            } else {
              SKregion$result[(j-1)*length(startrange)+i] = "N"
              stop = 1
            }
          }
          if((H_N+L_N)<=S_D){
            SKregion$result[(j-1)*length(startrange)+i] = "S"
            stop = 1
          }
          S_H = if(H_S+L_S>0){
            H_S/(H_S+L_S)} else {0}
          S_L = 1-S_H
          N_H = if(H_N+L_N>0){
            H_N/(H_N+L_N)} else {0}
          N_L = 1-N_H
          H_N = max(H_N-S_D*N_H,0)
          H_S = max(H_S-N_D*S_H,0)
          L_N = max(L_N-S_D*N_L,0)
          L_S = max(L_S-N_D*S_L,0)
          #Reproduce
          S_H = if(H_S+L_S>0){
            H_S/(H_S+L_S)} else {0}
          S_L = 1-S_H
          N_H = if(H_N+L_N>0){
            H_N/(H_N+L_N)} else {0}
          N_L = 1-N_H
          H_N_P = H_N*(N_H*as.numeric(payoffs[1])+N_L*as.numeric(payoffs[2]))
          H_S_P = H_S*SHH
          L_N_P = L_N*(N_H*as.numeric(payoffs[3])+N_L*as.numeric(payoffs[4]))
          L_S_P = L_S*vLL
          H_N = H_N_P
          H_S = H_S_P
          L_N = L_N_P
          L_S = L_S_P
          popstart1 = data.frame(H_N,H_S,L_N,L_S)
          popstart = rbind(popstart, popstart1)
        }
      }
    }
    for(betavar in betarange){
      #BKregion
      i = match(betavar, betarange)
      popstart = pop[start,]
      stop = 0
      while(stop == 0){
        if (pop_grow == "Fixed population"){
          H_N = as.numeric(tail(popstart,1)[1])
          H_S = as.numeric(tail(popstart,1)[2])
          L_N = as.numeric(tail(popstart,1)[3])
          L_S = as.numeric(tail(popstart,1)[4])
          #Fight where each kills beta of other group
          S_D = (H_S+L_S)*betavar
          N_D = (H_N+L_N)*betavar
          if((H_S+L_S)<=N_D){
            if((H_N+L_N)<=S_D & S_D>N_D){
              #tiebreak goes to N
              BKregion$result[(j-1)*length(betarange)+i] = "S"
              stop = 1
            } else {
              BKregion$result[(j-1)*length(betarange)+i] = "N"
              stop = 1
            }
          }
          if((H_N+L_N)<=S_D){
            BKregion$result[(j-1)*length(betarange)+i] = "S"
            stop = 1
          }
          S_H = if(H_S+L_S>0){
            H_S/(H_S+L_S)} else {0}
          S_L = 1-S_H
          N_H = if(H_N+L_N>0){
            H_N/(H_N+L_N)} else {0}
          N_L = 1-N_H
          H_N = max(H_N-S_D*N_H,0)
          H_S = max(H_S-N_D*S_H,0)
          L_N = max(L_N-S_D*N_L,0)
          L_S = max(L_S-N_D*S_L,0)
          #Reproduce
          S_H = if(H_S+L_S>0){
            H_S/(H_S+L_S)} else {0}
          S_L = 1-S_H
          N_H = if(H_N+L_N>0){
            H_N/(H_N+L_N)} else {0}
          N_L = 1-N_H
          H_N_P = H_N*(N_H*as.numeric(payoffs[1])+N_L*as.numeric(payoffs[2]))
          H_S_P = H_S*SHH
          L_N_P = L_N*(N_H*as.numeric(payoffs[3])+N_L*as.numeric(payoffs[4]))
          L_S_P = L_S*vLL
          Total_P = H_N_P+L_N_P+H_S_P+L_S_P
          H_N = H_N_P/Total_P
          H_S = H_S_P/Total_P
          L_N = L_N_P/Total_P
          L_S = L_S_P/Total_P
          popstart1 = data.frame(H_N,H_S,L_N,L_S)
          popstart = rbind(popstart, popstart1)
        }
        if (pop_grow == "Unbounded exponential growth"){
          H_N = as.numeric(tail(popstart,1)[1])
          H_S = as.numeric(tail(popstart,1)[2])
          L_N = as.numeric(tail(popstart,1)[3])
          L_S = as.numeric(tail(popstart,1)[4])
          #Fight where each kills beta of other group
          S_D = (H_S+L_S)*betavar
          N_D = (H_N+L_N)*betavar
          if((H_S+L_S)<=N_D){
            if((H_N+L_N)<=S_D & S_D>N_D){
              #tiebreak goes to N
              BKregion$result[(j-1)*length(betarange)+i] = "S"
              stop = 1
            } else {
              BKregion$result[(j-1)*length(betarange)+i] = "N"
              stop = 1
            }
          }
          if((H_N+L_N)<=S_D){
            BKregion$result[(j-1)*length(betarange)+i] = "S"
            stop = 1
          }
          S_H = if(H_S+L_S>0){
            H_S/(H_S+L_S)} else {0}
          S_L = 1-S_H
          N_H = if(H_N+L_N>0){
            H_N/(H_N+L_N)} else {0}
          N_L = 1-N_H
          H_N = max(H_N-S_D*N_H,0)
          H_S = max(H_S-N_D*S_H,0)
          L_N = max(L_N-S_D*N_L,0)
          L_S = max(L_S-N_D*S_L,0)
          #Reproduce
          S_H = if(H_S+L_S>0){
            H_S/(H_S+L_S)} else {0}
          S_L = 1-S_H
          N_H = if(H_N+L_N>0){
            H_N/(H_N+L_N)} else {0}
          N_L = 1-N_H
          H_N_P = H_N*(N_H*as.numeric(payoffs[1])+N_L*as.numeric(payoffs[2]))
          H_S_P = H_S*SHH
          L_N_P = L_N*(N_H*as.numeric(payoffs[3])+N_L*as.numeric(payoffs[4]))
          L_S_P = L_S*vLL
          H_N = H_N_P
          H_S = H_S_P
          L_N = L_N_P
          L_S = L_S_P
          popstart1 = data.frame(H_N,H_S,L_N,L_S)
          popstart = rbind(popstart, popstart1)
        }
      }
    }
  }
  ##SBregion
  H_N = ratio
  H_S = ratio
  L_N = 1-ratio
  L_S = 1-ratio
  pop = data.frame(H_N,H_S,L_N,L_S)
  SHH = max(vHH - K, 0)
  SHL = max(vHL - K, 0)
  SLH = max(vLH - K, 0)
  SLL = max(vLL - K, 0)
  payoffs = data.frame(vHH,vHL,vLH,vLL,SHH,SHL,SLH,SLL)
  if (time != 1){
    for(i in 1:(time-1)){
      H_N = as.numeric(tail(pop,1)[1])
      H_S = as.numeric(tail(pop,1)[2])
      L_N = as.numeric(tail(pop,1)[3])
      L_S = as.numeric(tail(pop,1)[4])
      S_H = if(H_S+L_S>0){
        H_S/(H_S+L_S)} else {0}
      S_L = 1-S_H
      N_H = if(H_N+L_N>0){
        H_N/(H_N+L_N)} else {0}
      N_L = 1-N_H
      H_N_P = H_N*(N_H*as.numeric(payoffs[1])+N_L*as.numeric(payoffs[2]))
      H_S_P = SHH*H_S
      L_N_P = L_N*(N_H*as.numeric(payoffs[3])+N_L*as.numeric(payoffs[4]))
      L_S_P = vLL*L_S
      if (pop_grow == "Fixed population"){
        Total_N_P = H_N_P+L_N_P
        Total_S_P = H_S_P+L_S_P
        H_N = H_N_P/Total_N_P
        H_S = H_S_P/Total_S_P
        L_N = L_N_P/Total_N_P
        L_S = L_S_P/Total_S_P
      }
      if (pop_grow == "Unbounded exponential growth") {
        H_N = H_N_P
        H_S = H_S_P
        L_N = L_N_P
        L_S = L_S_P
      }
      pop1 = data.frame(H_N,H_S,L_N,L_S)
      pop = rbind(pop, pop1)
    }
  }
  for(startvar in startrange){
    i = match(startvar, startrange)
    for(betavar in betarange){
      j = match(betavar, betarange)
      popstart = pop[startvar,]
      stop = 0
      while(stop == 0){
        if (pop_grow == "Fixed population"){
          H_N = as.numeric(tail(popstart,1)[1])
          H_S = as.numeric(tail(popstart,1)[2])
          L_N = as.numeric(tail(popstart,1)[3])
          L_S = as.numeric(tail(popstart,1)[4])
          #Fight where each kills beta of other group
          S_D = (H_S+L_S)*betavar
          N_D = (H_N+L_N)*betavar
          if((H_S+L_S)<=N_D){
            if((H_N+L_N)<=S_D & S_D>N_D){
              #tiebreak goes to N
              SBregion$result[(j-1)*length(startrange)+i] = "S"
              stop = 1
            } else {
              SBregion$result[(j-1)*length(startrange)+i] = "N"
              stop = 1
            }
          }
          if((H_N+L_N)<=S_D){
            SBregion$result[(j-1)*length(startrange)+i] = "S"
            stop = 1
          }
          S_H = if(H_S+L_S>0){
            H_S/(H_S+L_S)} else {0}
          S_L = 1-S_H
          N_H = if(H_N+L_N>0){
            H_N/(H_N+L_N)} else {0}
          N_L = 1-N_H
          H_N = max(H_N-S_D*N_H,0)
          H_S = max(H_S-N_D*S_H,0)
          L_N = max(L_N-S_D*N_L,0)
          L_S = max(L_S-N_D*S_L,0)
          #Reproduce
          S_H = if(H_S+L_S>0){
            H_S/(H_S+L_S)} else {0}
          S_L = 1-S_H
          N_H = if(H_N+L_N>0){
            H_N/(H_N+L_N)} else {0}
          N_L = 1-N_H
          H_N_P = H_N*(N_H*as.numeric(payoffs[1])+N_L*as.numeric(payoffs[2]))
          H_S_P = H_S*SHH
          L_N_P = L_N*(N_H*as.numeric(payoffs[3])+N_L*as.numeric(payoffs[4]))
          L_S_P = L_S*vLL
          Total_P = H_N_P+L_N_P+H_S_P+L_S_P
          H_N = H_N_P/Total_P
          H_S = H_S_P/Total_P
          L_N = L_N_P/Total_P
          L_S = L_S_P/Total_P
          popstart1 = data.frame(H_N,H_S,L_N,L_S)
          popstart = rbind(popstart, popstart1)
        }
        if (pop_grow == "Unbounded exponential growth"){
          H_N = as.numeric(tail(popstart,1)[1])
          H_S = as.numeric(tail(popstart,1)[2])
          L_N = as.numeric(tail(popstart,1)[3])
          L_S = as.numeric(tail(popstart,1)[4])
          #Fight where each kills beta of other group
          S_D = (H_S+L_S)*betavar
          N_D = (H_N+L_N)*betavar
          if((H_S+L_S)<=N_D){
            if((H_N+L_N)<=S_D & S_D>N_D){
              #tiebreak goes to N
              SBregion$result[(j-1)*length(startrange)+i] = "S"
              stop = 1
            } else {
              SBregion$result[(j-1)*length(startrange)+i] = "N"
              stop = 1
            }
          }
          if((H_N+L_N)<=S_D){
            SBregion$result[(j-1)*length(startrange)+i] = "S"
            stop = 1
          }
          S_H = if(H_S+L_S>0){
            H_S/(H_S+L_S)} else {0}
          S_L = 1-S_H
          N_H = if(H_N+L_N>0){
            H_N/(H_N+L_N)} else {0}
          N_L = 1-N_H
          H_N = max(H_N-S_D*N_H,0)
          H_S = max(H_S-N_D*S_H,0)
          L_N = max(L_N-S_D*N_L,0)
          L_S = max(L_S-N_D*S_L,0)
          #Reproduce
          S_H = if(H_S+L_S>0){
            H_S/(H_S+L_S)} else {0}
          S_L = 1-S_H
          N_H = if(H_N+L_N>0){
            H_N/(H_N+L_N)} else {0}
          N_L = 1-N_H
          H_N_P = H_N*(N_H*as.numeric(payoffs[1])+N_L*as.numeric(payoffs[2]))
          H_S_P = H_S*SHH
          L_N_P = L_N*(N_H*as.numeric(payoffs[3])+N_L*as.numeric(payoffs[4]))
          L_S_P = L_S*vLL
          H_N = H_N_P
          H_S = H_S_P
          L_N = L_N_P
          L_S = L_S_P
          popstart1 = data.frame(H_N,H_S,L_N,L_S)
          popstart = rbind(popstart, popstart1)
        }
      }
    }
  }
  list(SKregion, BKregion, SBregion)
}

test = regions(ratio,vHH,vHL,vLH,vLL,K,time,pop_grow,beta,start)

ggplot(data = test[[1]], aes(x = start, y = K, fill = result)) +
  geom_tile(color = "black") +
  scale_fill_manual(values = c("N"=4, "S"=6)) +
  geom_vline(xintercept = start, color = "white") +
  geom_hline(yintercept = K, color = "white")

ggplot(data = test[[2]], aes(x = beta, y = K, fill = result)) +
  geom_tile(color = "black") +
  scale_fill_manual(values = c("N"=4, "S"=6)) +
  geom_vline(xintercept = beta, color = "white") +
  geom_hline(yintercept = K, color = "white")

ggplot(data = test[[3]], aes(x = start, y = beta, fill = result)) +
  geom_tile(color = "black") +
  scale_fill_manual(values = c("N"=4, "S"=6)) +
  geom_vline(xintercept = start, color = "white") +
  geom_hline(yintercept = beta, color = "white") 
  
